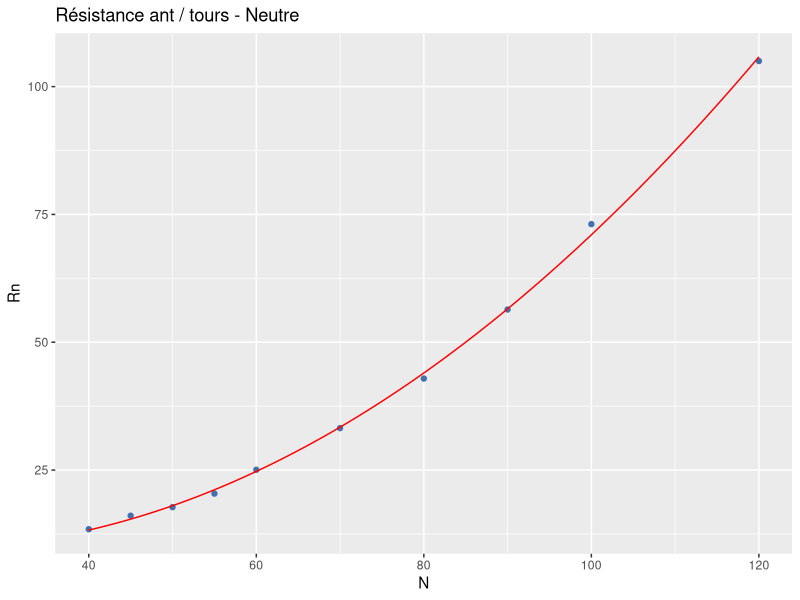
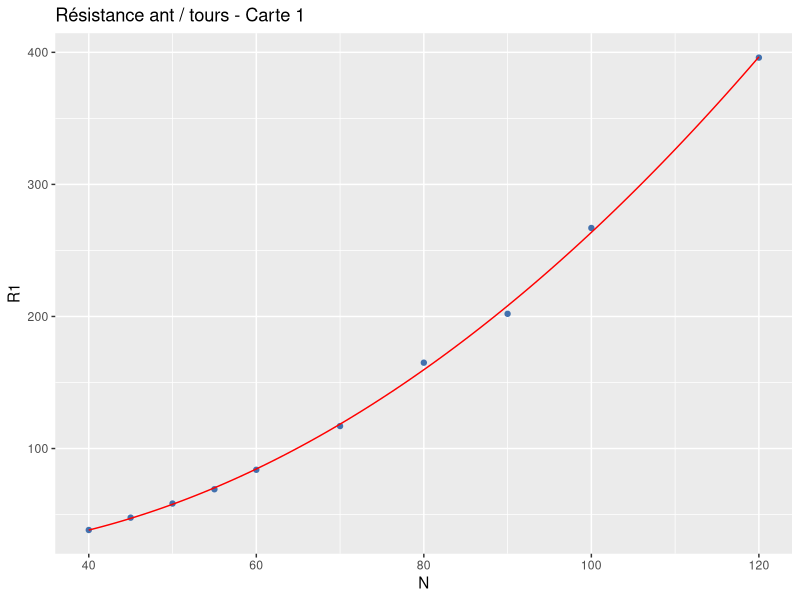
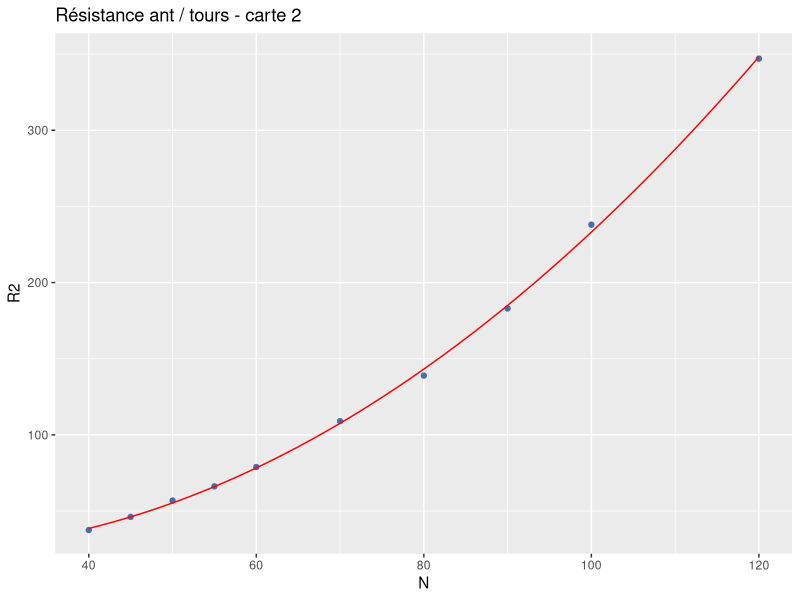
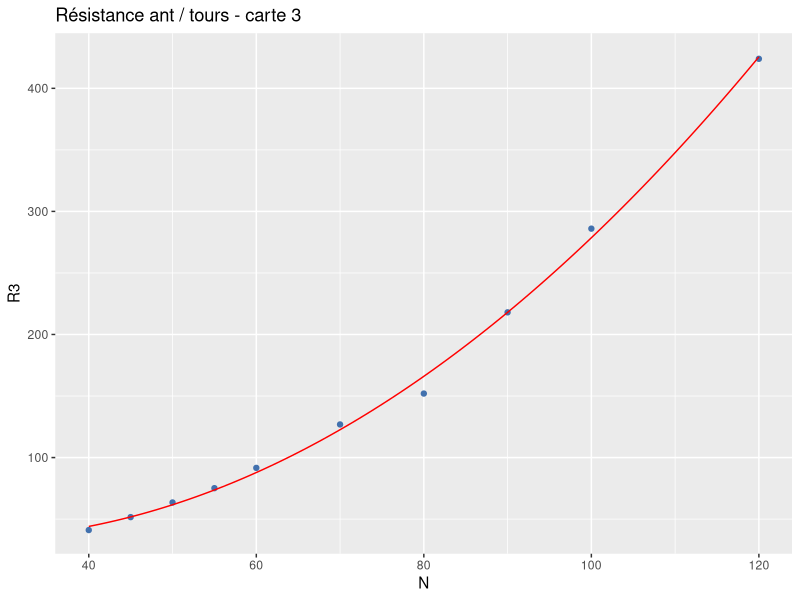
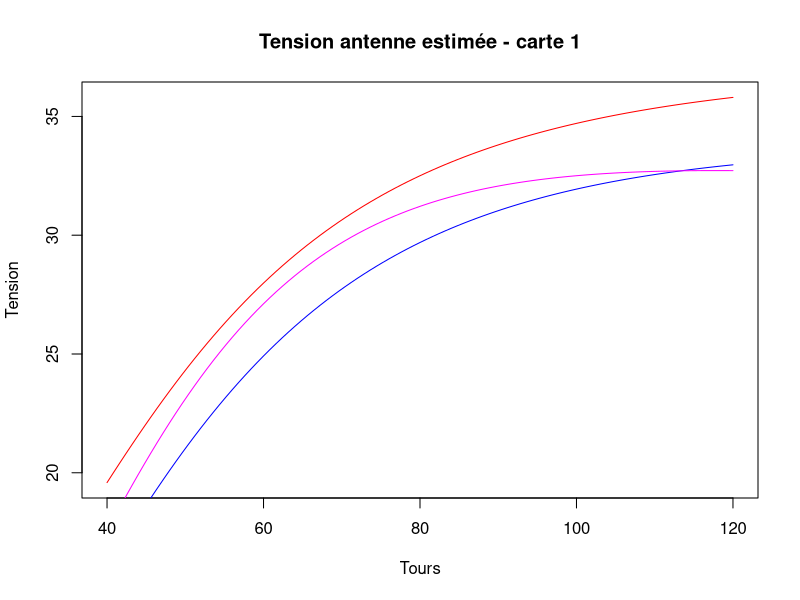
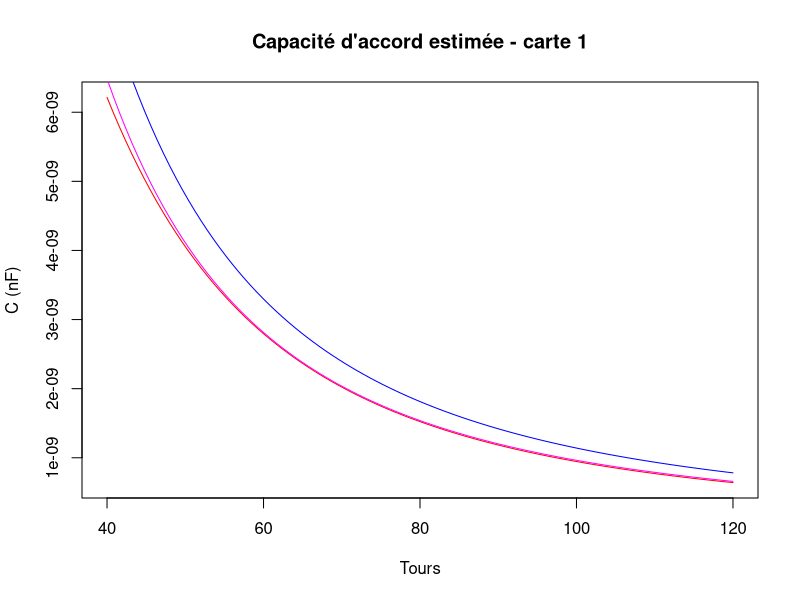
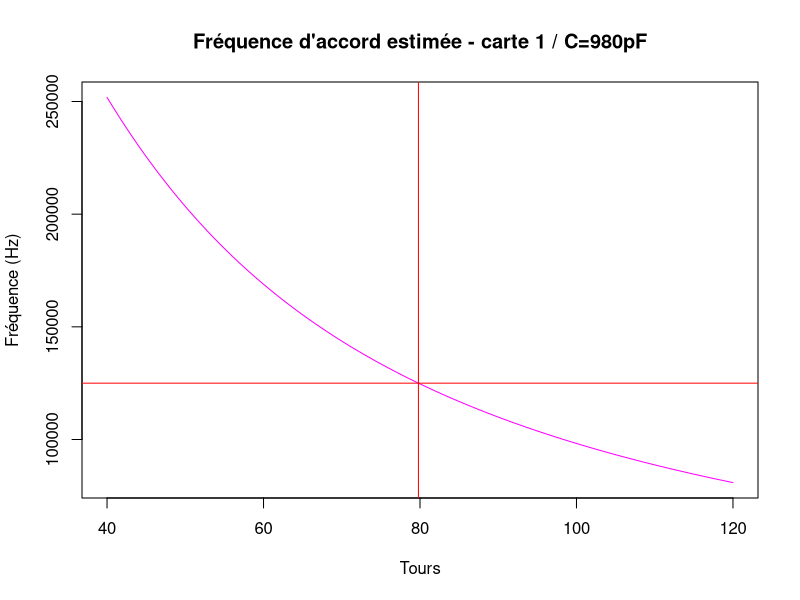
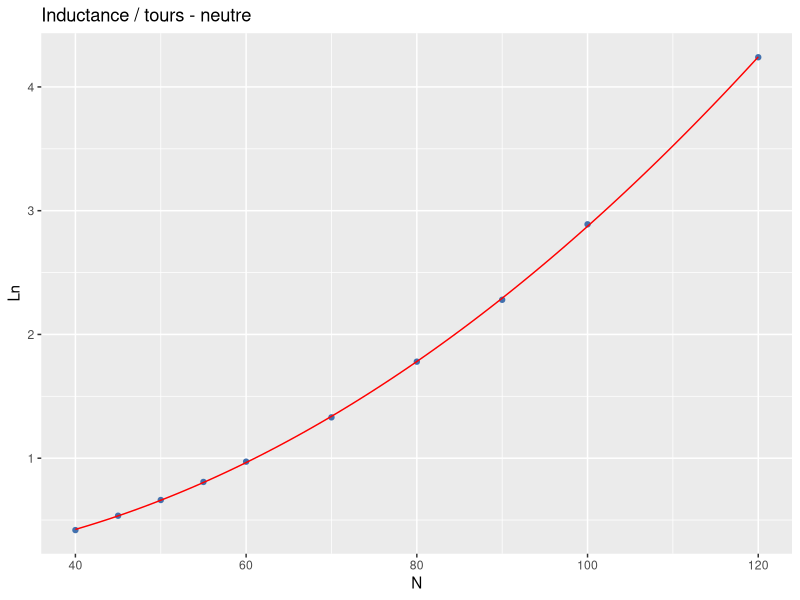

Source code (R) for these figures, in order:
# Etude avec l'ensemble des mesures sur 3 cartes et neutres

library(ggplot2)

F0<-100000   # fréquence de référence

TAB<-read.table("mesures.csv",header=TRUE,sep=";",dec=",")

#-------------------------------------------------------------------------------------------------------------------------------------

# ESTIMATION DES INDUCTANCES vs TOURS


# Ajustement 1 - Neutre

print("-----  ajustement 1   ------------")

mod1 <- lm(TAB$Ln~TAB$N+I(TAB$N^2), data=TAB)

print(summary(mod1))

LnEst<-function(N){mod1$coefficients[1]  + mod1$coefficients[2] * N +   mod1$coefficients[3] * N^2}

p<-(ggplot(TAB) + geom_point(aes(x = N, y = Ln), colour = "#4271AE")  + stat_function(fun = LnEst, color = "red") +  ggtitle("Inductance / tours - neutre") 
      #+  geom_hline(yintercept=1.62, linetype="dashed", color = "red")
      )
png("L0.png")
print(p)
dev.off()

# Ajustement 2 - carte 1

print("-----  ajustement 2   ------------")

mod2 <- lm(TAB$L1~TAB$N+I(TAB$N^2), data=TAB)

print(summary(mod2))

L1Est<-function(N){mod2$coefficients[1]  + mod2$coefficients[2] * N +   mod2$coefficients[3] * N^2}
p<-(ggplot(TAB) + geom_point(aes(x = N, y = L1), colour = "#4271AE")  + stat_function(fun = L1Est, color = "red") +  ggtitle("Inductance / tours - carte 1") 
     # +  geom_hline(yintercept=1.62, linetype="dashed", color = "red")
)
png("L1.png")
print(p)
dev.off()


# Ajustement 3 - carte 2

print("-----  ajustement 3   ------------")

mod3 <- lm(TAB$L2~TAB$N+I(TAB$N^2), data=TAB)

print(summary(mod3))

L2Est<-function(N){mod3$coefficients[1]  + mod3$coefficients[2] * N +   mod3$coefficients[3] * N^2}
p<-(ggplot(TAB) + geom_point(aes(x = N, y = L2), colour = "#4271AE")  + stat_function(fun = L2Est, color = "red") +  ggtitle("Inductance / tours - carte 2") 
     # +  geom_hline(yintercept=1.62, linetype="dashed", color = "red")
)
png("L2.png")
print(p)
dev.off()

# Ajustement 4 - carte 3

print("-----  ajustement 4   ------------")

mod4 <- lm(TAB$L3~TAB$N+I(TAB$N^2), data=TAB)

print(summary(mod4))

L3Est<-function(N){mod4$coefficients[1]  + mod4$coefficients[2] * N +   mod4$coefficients[3] * N^2}

p<-(ggplot(TAB) + geom_point(aes(x = N, y = L3), colour = "#4271AE")  + stat_function(fun = L3Est, color = "red") +  ggtitle("Inductance / tours - carte 3") 
    #  +  geom_hline(yintercept=1.62, linetype="dashed", color = "red")
)
png("L3.png")
print(p)
dev.off()

# Représentation globale

p<- (ggplot(TAB, color=c("Ln", "L1", "L2", "L3")) 
      + geom_point(aes(x = N, y = Ln , colour = "neutre"))  + stat_function(fun = LnEst, color = "magenta")  
      + geom_point(aes(x = N, y = L1 ,  colour = "carte1"))  + stat_function(fun = L1Est, color = "red")
      + geom_point(aes(x = N, y = L2 , colour = "carte2"))  + stat_function(fun = L2Est, color = "green")
      + geom_point(aes(x = N, y = L3 , colour = "carte3"))  + stat_function(fun = L3Est, color = "blue")
      +  ggtitle("Inductance / tours - global")
      + labs(x = "N - Tours",
           y = "(Inductance - mH)",
           color="Cartes"
           ) 
     )
     
png("global.png")
print(p)
dev.off()

#-------------------------------------------------------------------------------------------------------------------------------

# ETUDE DU COURANT D'ANTENNE

# Courant d'antenne théorique

 vdd<-5
 Vss<-0
 Rser=27
 Rad=9

 Iant<-function(R){

   I<-(4/pi)*((vdd-Vss)/(R+Rser+2*Rad))*1000
   return(I)

 }

jpeg("Ith.jpg")

   curve(Iant, 0, 500, col="red", main="Courant théorique antenne Vs Résistance antenne",  xlab="Résistance(Ohms)",
         ylab="Iant(mA)")
dev.off()

#---------------------------------------------------------------------------------------------------------------------------------------

# ESTIMATION DES RESISTANCES VS TOURS


# Estimation Rant

# Ajustement 5 - Neutre
# Résistance et courant d'antenne sur neutre

 print("-----  ajustement 5   ------------")

 mod5 <- lm(TAB$Rn~TAB$N+I(TAB$N^2), data=TAB)

 print(summary(mod5))

 R0Est<-function(N){mod5$coefficients[1]  + mod5$coefficients[2] * N +   mod5$coefficients[3] * N^2}
 print(ggplot(TAB) + geom_point(aes(x = N, y = Rn), colour = "#4271AE")  + stat_function(fun = R0Est, color = "red") +  ggtitle("Résistance ant / tours - Neutre")

 )

 I0n<-function(N){

     I<-Iant(R0Est(N))
     return(I)

 }


jpeg("I0.jpg")

   curve(I0n, 0, 120, col="red", main="Courant estimé antenne Vs tours - Neutre",  xlab="Tours",
         ylab="Iant(mA)")
dev.off()

 # Ajustement 6 - Carte 1
 
 # Résistance et courant d'antenne sur carte 1

 print("-----  ajustement 6   ------------")
 
 mod6 <- lm(TAB$R1~TAB$N+I(TAB$N^2), data=TAB)

 print(summary(mod6))

 R1Est<-function(N){mod6$coefficients[1]  + mod6$coefficients[2] * N +   mod6$coefficients[3] * N^2}
 print(ggplot(TAB) + geom_point(aes(x = N, y = R1), colour = "#4271AE")  + stat_function(fun = R1Est, color = "red") +  ggtitle("Résistance ant / tours - Carte 1")

 )

 I1n<-function(N){

   I<-Iant(R1Est(N))
   return(I)

 }


 jpeg("I1.jpg")

   curve(I1n, 0, 120, col="red", main="Courant estimé antenne Vs tours - Carte 1",  xlab="Tours",
         ylab="Iant(mA)") 
 dev.off()


  # Ajustement 7 - Carte 2
  
  # Résistance et courant d'antenne sur carte 2

 print("-----  ajustement 7   ------------")
 
 mod7 <- lm(TAB$R2~TAB$N+I(TAB$N^2), data=TAB)

 print(summary(mod7))

 R2Est<-function(N){mod7$coefficients[1]  + mod7$coefficients[2] * N +   mod7$coefficients[3] * N^2}
 print(ggplot(TAB) + geom_point(aes(x = N, y = R2), colour = "#4271AE")  + stat_function(fun = R2Est, color = "red") +  ggtitle("Résistance ant / tours - carte 2")

 )

 I2n<-function(N){

   I<-Iant(R2Est(N))
   return(I)

 }


 jpeg("I2.jpg")

   curve(I2n, 0, 120, col="red", main="Courant estimé antenne Vs tours - carte 2",  xlab="Tours",
         ylab="Iant(mA)")
dev.off()

 # Ajustement 8 - Carte 3
 
 # Résistance et courant d'antenne sur carte 3
 
 print("-----  ajustement 8   ------------")
 
 mod8 <- lm(TAB$R3~TAB$N+I(TAB$N^2), data=TAB)
 
 print(summary(mod8))
 
 R3Est<-function(N){mod8$coefficients[1]  + mod8$coefficients[2] * N +   mod8$coefficients[3] * N^2}
 print(ggplot(TAB) + geom_point(aes(x = N, y = R3), colour = "#4271AE")  + stat_function(fun = R3Est, color = "red") +  ggtitle("Résistance ant / tours - carte 3")
       
 )
 
 I3n<-function(N){
   
   I<-Iant(R3Est(N))
   return(I)
   
 }
 
 
 jpeg("I3.jpg")
   
   curve(I3n, 0, 120, col="red", main="Courant estimé antenne Vs tours - carte 3",  xlab="Tours",
         ylab="Iant(mA)")
dev.off()



# -------------------------------------------------------------------------------------------------------------------------- 
 
# Etimation du champ magnétique

 z<-1e-2 # distance de référence 1cm
 r<-0.38 # rayon de l'antenne
 
 
 B0est<-function(N){
   
   b<-I0n(N) *r^2/z^3
   return(b)
   
   
 }

 B1est<-function(N){
   
   b<-I1n(N)*N *r^2/z^3
   return(b)
   
   
 }
 
 B2est<-function(N){
   
   b<-I2n(N)*N *r^2/z^3
   return(b)
   
   
 }
 
 B3est<-function(N){
   
   b<-I3n(N)*N *r^2/z^3
   return(b)
   
   
 }

 # ---------------------------------------------------------------------------------------------------------------------------
 
 # Représentation du champ par carte 

jpeg("champ0.jpg")
   curve(B0est, 0, 120, col="red", main="Champ estimé Vs tours - neutre",  xlab="Tours",
         ylab="Champ")
 
dev.off()

 
jpeg("champ1.jpg")
   
   curve(B1est, 0, 120, col="red", main="Champ estimé Vs tours - carte 1",  xlab="Tours",
         ylab="Champ")
 
dev.off()
 
 
jpeg("champ2.jpg")
   
   curve(B2est, 0, 120, col="red", main="Champ estimé Vs tours - carte 2",  xlab="Tours",
         ylab="Champ")
   
dev.off()
 
 
jpeg("champ3.jpg")
   
   curve(B3est, 0, 120, col="red", main="Champ estimé Vs tours - carte 3",  xlab="Tours",
         ylab="Champ")
   
dev.off()

# ---------------------------------------------------------------------------------------------------------------------------

# Représentation conjointes des champs par carte 

N <- seq(10,120,by=1)
B0<-B0est(N)
B1<-B1est(N)
B2<-B2est(N)
B3<-B3est(N)

donnees0 <- data.frame(N,B0)
donnees1 <- data.frame(N,B1)
donnees2 <- data.frame(N,B2)
donnees3 <- data.frame(N,B3)

p<-(
ggplot(donnees1, color=c("L1", "L2", "L3"))
  +geom_line(data=donnees1,aes(x=N,y=B1),color="blue")
  +geom_line(data=donnees2,aes(x=N,y=B2),color="green")
  +geom_line(data=donnees3,aes(x=N,y=B3),color="magenta")
  +  ggtitle("Champs/ tours - global")
  + labs(x = "N - Tours",
       y = "Champ",
       color="Cartes"
) 
)
png("champs.png")
print(p)
dev.off()

# ---------------------------------------------------------------------------------------------------------------------------

# Représentation conjointes des courants par carte 

N <- seq(10,120,by=1)
I0<-I0n(N)
I1<-I1n(N)
I2<-I2n(N)
I3<-I3n(N)

donnees0 <- data.frame(N,I0)
donnees1 <- data.frame(N,I1)
donnees2 <- data.frame(N,I2)
donnees3 <- data.frame(N,I3)

p<-(
  ggplot(donnees1, color=c("L1", "L2", "L3"))
  +geom_line(data=donnees1,aes(x=N,y=I1),color="blue")
  +geom_line(data=donnees2,aes(x=N,y=I2),color="green")
  +geom_line(data=donnees3,aes(x=N,y=I3),color="magenta")
  +  ggtitle("Courantps/ tours - global")
  + labs(x = "N - Tours",
         y = "Champ",
         color="Cartes"
  ) 
)
png("courants.png")
print(p)
dev.off()

# --------------------------------------------------------------------------------------------------------------------------------

# Optimisations

# Champs magnétiques
print("----------------------------------------------------")
maxChp1<-optimize(B1est, c(0, 120), maximum = TRUE)
print("Max champ carte 1: ")
print(maxChp1)
print("----------------------------------------------------")
maxChp2<-optimize(B2est, c(0, 120), maximum = TRUE)
print("Max champ carte 2: ")
print(maxChp2)
print("----------------------------------------------------")
maxChp3<-optimize(B3est, c(0, 120), maximum = TRUE)
print("Max champ carte 3: ")
print(maxChp3)

# -------------------------------------------------------------------------------------------------------------------------- 

# Estimation tension d'antenne 

Cres<-function(N, L){
  
  L<-eval(L)
  c<-1/((2*pi*F0)^2*L(N))^-1
  
}

Cres1<-function(N){
  
  L<-L1Est(N)*1e-03
  c<-((2*pi*F0)^2*L)^-1
  
}

Cres2<-function(N){
  
  L<-L2Est(N)*1e-03
  c<-((2*pi*F0)^2*L)^-1
  
}

Cres3<-function(N){
  
  L<-L3Est(N)*1e-03
  c<-((2*pi*F0)^2*L)^-1
  
}

Vant<-function(N, R, L){
  R<-eval(R)
  L<-eval(L)
  v<-Iant(R(N))/(2*pi*Fo*Cres) 
  
}

V1ant<-function(N){
  
  v<-I1n(N)*1e-03/(2*pi*F0*Cres1(N)) 
  
  return(v)
}


V2ant<-function(N){
  
  v<-I2n(N)*1e-03/(2*pi*F0*Cres2(N)) 
  
  return(v)
}

V3ant<-function(N){
  
  v<-I3n(N)*1e-03/(2*pi*F0*Cres3(N)) 
  
  return(v)
}


 curve(V1ant, 40, 120, col="red", main="Tension antenne estimée - carte 1",  xlab="Tours",
       ylab="Tension")
 
 
 curve(V2ant, 40, 120, col="blue", main="Tension antenne estimée - carte 2",  xlab="Tours",
       ylab="Tension", add=TRUE)

 
 curve(V3ant, 40, 120, col="magenta", main="Tension antenne estimée - carte 3",  xlab="Tours",
       ylab="Tension", add=TRUE)
 
 # -------------------------------------------------------------------------------------------------------------------------- 
 
 # Estimation de la capacité d'accord
 
 curve(Cres1, 40, 120, col="red", main="Capacité d'accord estimée - carte 1",  xlab="Tours",
       ylab="C (nF)")
 
 
 curve(Cres2, 40, 120, col="blue", main="Capacité d'accord estimée - carte 2",  xlab="Tours",
       ylab="C (nF)", add=TRUE)
 
 
 curve(Cres3, 40, 120, col="magenta", main="Capacité d'accord estimée - carte 3",  xlab="Tours",
       ylab="C (nF)", add=TRUE)
 
 # Estimation fréquence d'accord
 
 Fres<-function(L,C){
    
   f<-1/(2*pi*sqrt(L*1e-03*C*1e-12))
   return(f)
   
 }
 
 Fres1<-function(N,C){
   
   f<-1/(2*pi*sqrt(L1Est(N)*1e-03*C*1e-12))
   return(f)
   
 }
 
 Fres1_C<-function(N){
   
   f<-1/(2*pi*sqrt(L1Est(N)*1e-03*980*1e-12))
   return(f)
   
 }
 
 #-----------------------------------------------------------------------------------------------------------------------------
 # Optimisation Freq / N
 
 Fmin<-function(N){
   
   return(abs(Fres1_C(N)-125000))
   
 }
 
 n<-optimize(Fmin, c(40, 120) )
 print("Optimisation Freq / N")
 print(n)
 
 
 #-----------------------------------------------------------------------------------------------------------------------------
 # Courbe Frequence vs tours
 
 curve(Fres1_C,40, 120, col="magenta", main="Fréquence d'accord estimée - carte 1 / C=980pF",  xlab="Tours",
       ylab="Fréquence (Hz)")
 abline(h = 125000, col="red")
 abline(v=n[1], col="red")
 
 
 
 
 
 
 